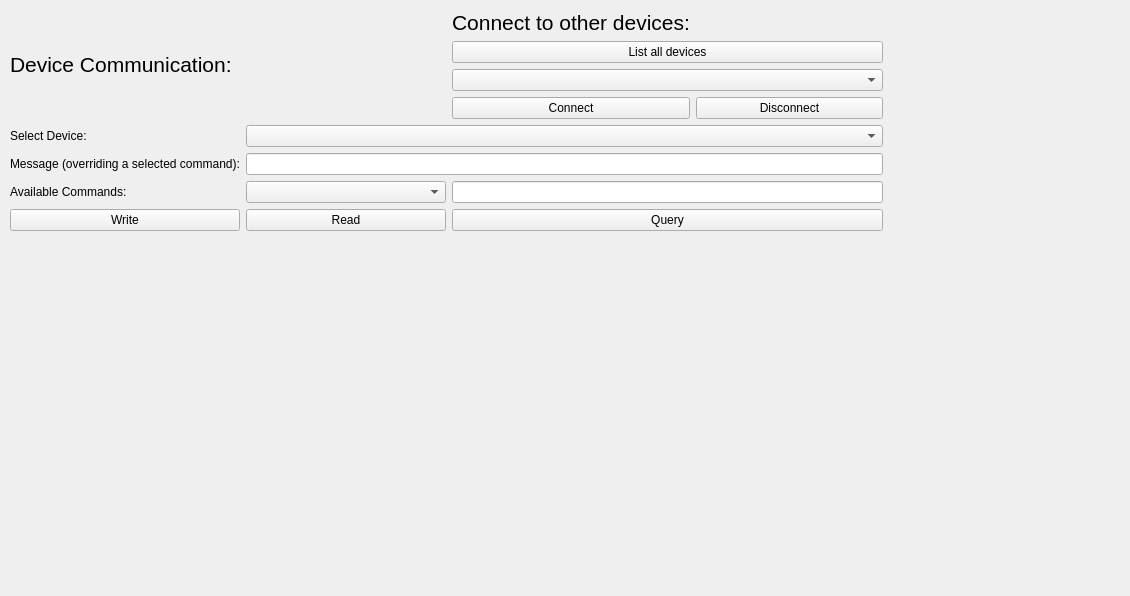
<?xml version="1.0" encoding="UTF-8"?>
<ui version="4.0">
 <class>Form</class>
 <widget class="QWidget" name="Form">
  <property name="geometry">
   <rect>
    <x>0</x>
    <y>0</y>
    <width>1130</width>
    <height>596</height>
   </rect>
  </property>
  <property name="windowTitle">
   <string>Form</string>
  </property>
  <widget class="QWidget" name="gridLayoutWidget">
   <property name="geometry">
    <rect>
     <x>10</x>
     <y>10</y>
     <width>873</width>
     <height>426</height>
    </rect>
   </property>
   <layout class="QGridLayout" name="gridLayout">
    <item row="3" column="1" colspan="2">
     <widget class="QLineEdit" name="message_lineEdit">
      <property name="placeholderText">
       <string/>
      </property>
      <property name="clearButtonEnabled">
       <bool>true</bool>
      </property>
     </widget>
    </item>
    <item row="5" column="0">
     <widget class="QPushButton" name="send_Button">
      <property name="text">
       <string>Write</string>
      </property>
     </widget>
    </item>
    <item row="3" column="0">
     <widget class="QLabel" name="message_label">
      <property name="text">
       <string>Message (overriding a selected command):</string>
      </property>
     </widget>
    </item>
    <item row="6" column="0" colspan="3">
     <widget class="QLabel" name="response_label">
      <property name="minimumSize">
       <size>
        <width>0</width>
        <height>150</height>
       </size>
      </property>
      <property name="autoFillBackground">
       <bool>true</bool>
      </property>
      <property name="text">
       <string/>
      </property>
      <property name="wordWrap">
       <bool>true</bool>
      </property>
     </widget>
    </item>
    <item row="5" column="2">
     <widget class="QPushButton" name="query_Button">
      <property name="text">
       <string>Query</string>
      </property>
     </widget>
    </item>
    <item row="2" column="0">
     <widget class="QLabel" name="select_device_label">
      <property name="text">
       <string>Select Device:</string>
      </property>
     </widget>
    </item>
    <item row="5" column="1">
     <widget class="QPushButton" name="read_Button">
      <property name="text">
       <string>Read</string>
      </property>
     </widget>
    </item>
    <item row="0" column="2">
     <layout class="QGridLayout" name="gridLayout_2">
      <item row="4" column="1">
       <widget class="QPushButton" name="disconnect_Button">
        <property name="text">
         <string>Disconnect</string>
        </property>
       </widget>
      </item>
      <item row="4" column="0">
       <widget class="QPushButton" name="connect_Button">
        <property name="text">
         <string>Connect</string>
        </property>
       </widget>
      </item>
      <item row="2" column="0" colspan="2">
       <widget class="QPushButton" name="list_all_Button">
        <property name="text">
         <string>List all devices</string>
        </property>
       </widget>
      </item>
      <item row="0" column="0">
       <widget class="QLabel" name="Title_2">
        <property name="maximumSize">
         <size>
          <width>16777215</width>
          <height>70</height>
         </size>
        </property>
        <property name="font">
         <font>
          <pointsize>16</pointsize>
         </font>
        </property>
        <property name="text">
         <string>Connect to other devices:</string>
        </property>
       </widget>
      </item>
      <item row="3" column="0" colspan="2">
       <widget class="QComboBox" name="all_devices_comboBox"/>
      </item>
     </layout>
    </item>
    <item row="2" column="1" colspan="2">
     <widget class="QComboBox" name="device_comboBox"/>
    </item>
    <item row="0" column="0" colspan="2">
     <widget class="QLabel" name="Title">
      <property name="maximumSize">
       <size>
        <width>16777215</width>
        <height>70</height>
       </size>
      </property>
      <property name="font">
       <font>
        <pointsize>16</pointsize>
       </font>
      </property>
      <property name="text">
       <string>Device Communication:</string>
      </property>
     </widget>
    </item>
    <item row="4" column="0">
     <widget class="QLabel" name="label">
      <property name="text">
       <string>Available Commands:</string>
      </property>
     </widget>
    </item>
    <item row="4" column="1">
     <widget class="QComboBox" name="commands_comboBox">
      <property name="minimumSize">
       <size>
        <width>200</width>
        <height>0</height>
       </size>
      </property>
     </widget>
    </item>
    <item row="4" column="2">
     <widget class="QLineEdit" name="value_lineEdit"/>
    </item>
   </layout>
  </widget>
 </widget>
 <resources/>
 <connections/>
</ui>
